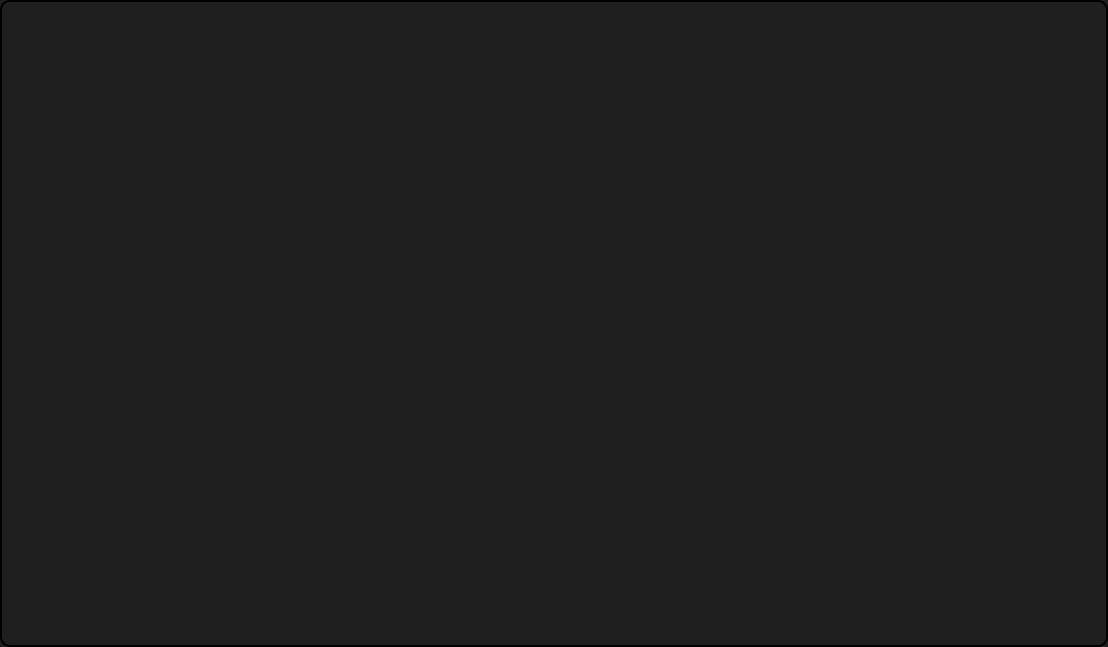
<?xml version="1.0" encoding="UTF-8"?>
<ui version="4.0">
 <class>Widget</class>
 <widget class="QWidget" name="Widget">
  <property name="geometry">
   <rect>
    <x>0</x>
    <y>0</y>
    <width>1108</width>
    <height>647</height>
   </rect>
  </property>
  <property name="windowTitle">
   <string>Widget</string>
  </property>
  <property name="styleSheet">
   <string notr="true">QWidget#Widget{
background-color:#1F1F1F;
border:0;
border-radius:10px;
border-style:solid;
border-width:2px;
}</string>
  </property>
  <widget class="coolpage" name="column" native="true">
   <property name="geometry">
    <rect>
     <x>0</x>
     <y>0</y>
     <width>1108</width>
     <height>40</height>
    </rect>
   </property>
  </widget>
  <widget class="controltabwidget" name="widgetTab" native="true">
   <property name="geometry">
    <rect>
     <x>220</x>
     <y>40</y>
     <width>881</width>
     <height>611</height>
    </rect>
   </property>
   <property name="styleSheet">
    <string notr="true"/>
   </property>
  </widget>
  <widget class="controltreewidget" name="widgetTree" native="true">
   <property name="geometry">
    <rect>
     <x>0</x>
     <y>40</y>
     <width>220</width>
     <height>601</height>
    </rect>
   </property>
  </widget>
 </widget>
 <customwidgets>
  <customwidget>
   <class>coolpage</class>
   <extends>QWidget</extends>
   <header location="global">coolpage.h</header>
   <container>1</container>
  </customwidget>
  <customwidget>
   <class>controltreewidget</class>
   <extends>QWidget</extends>
   <header location="global">controltreewidget.h</header>
   <container>1</container>
  </customwidget>
  <customwidget>
   <class>controltabwidget</class>
   <extends>QWidget</extends>
   <header location="global">controltabwidget.h</header>
   <container>1</container>
  </customwidget>
 </customwidgets>
 <resources/>
 <connections/>
</ui>
